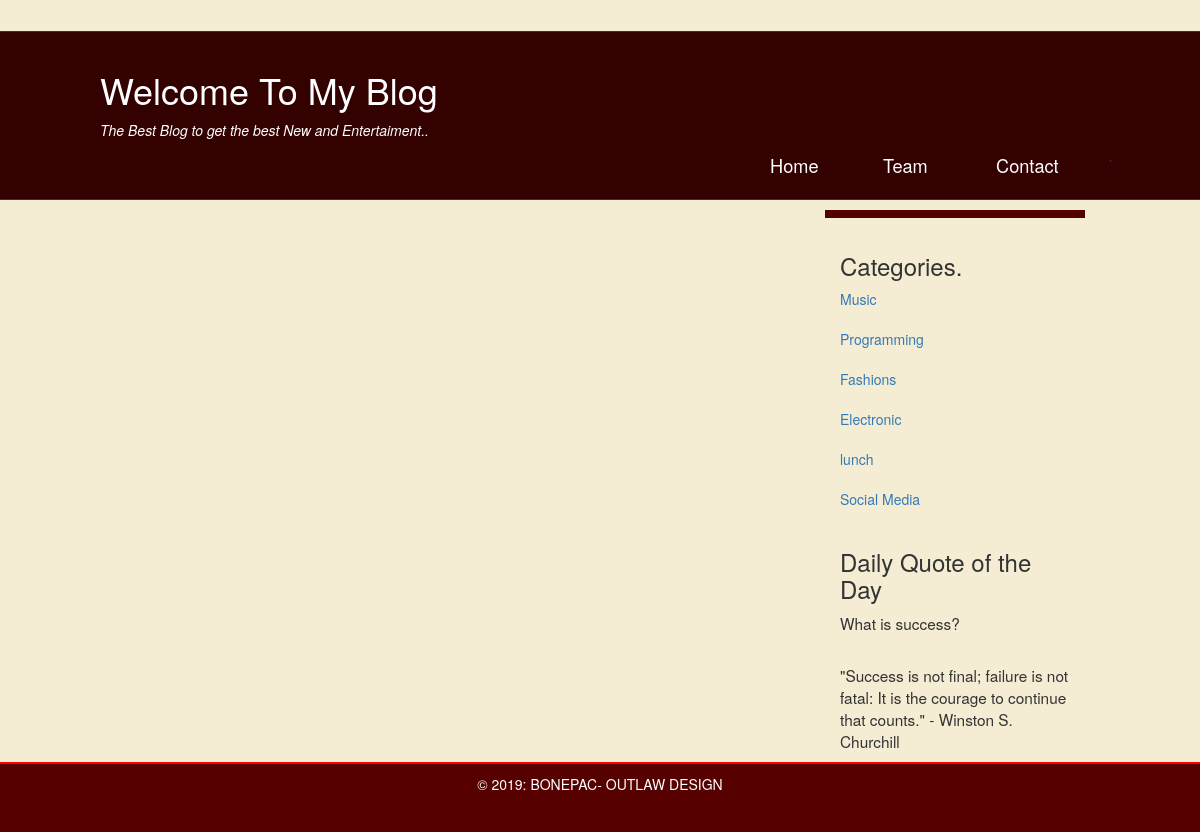
Screenshot of /admin/category.php with the database file from the repository.
### tables this page shows
CREATE TABLE `category` (
  `id` int(11) NOT NULL,
  `name` varchar(244) NOT NULL
);

### admin/mysql.php (called while the page is built, shortened)
<?php
function mysql_safe_query($query) {
	$args = array_slice(func_get_args(),1);
	$args = array_map('mysql_safe_string',$args);
	return @mysql_query(vsprintf($query,$args));
}

### admin/category.php (the view, shortened to what this page needs)
<?php
include 'mysql.php';
include('includes/header.php');
?>
<div class="container" id="page-wrap">
   <div id="main-content">
   		<div class="col-md-8" id="left-col">
   		</div>
   		<div class="col-md-4"  id="right-col">
		   			<div >
		   				<h3>Categories.</h3>
		   				<?php
							$cat = mysql_safe_query('SELECT * FROM  category');
							while ($row = @mysql_fetch_assoc($cat)) {
								echo '<a href="category.php?id='.$row["id"].'">'. $row["name"] .'</a><br/><br/>';
							}
							?>
					</div>
						<div>
							<h3>Daily Quote of the Day</h3>
		   				<p>What is success?</p><br/>
						<p>"Success is not final; failure is not fatal: It is the courage to continue that counts." - Winston S. Churchill</p>
		   			</div>
   			</div>
   		</div>
   		</div>
   	<?php include('includes/footer.php');?>
</body>
</html>

### css/layout.css (style rules this page uses)
div#page-wrap { width:1000px; margin: 0 auto; }
div#main-content { padding-bottom: 50px; }
div#main-content div#left-col { float: left; width:710px; }
div#main-content div#right-col { float: right; width: 260px; border-top: 8px solid #540000; padding-top: 15px; }
div#main-content div#right-col p { font-size: 1.1em; }
body { background-color: #f5ecd4; }

### rows the page displays
category: name "Music"
category: name "Programming"
category: name "Fashions"
category: name "Electronic"
category: name "lunch"
category: name "Social Media"
